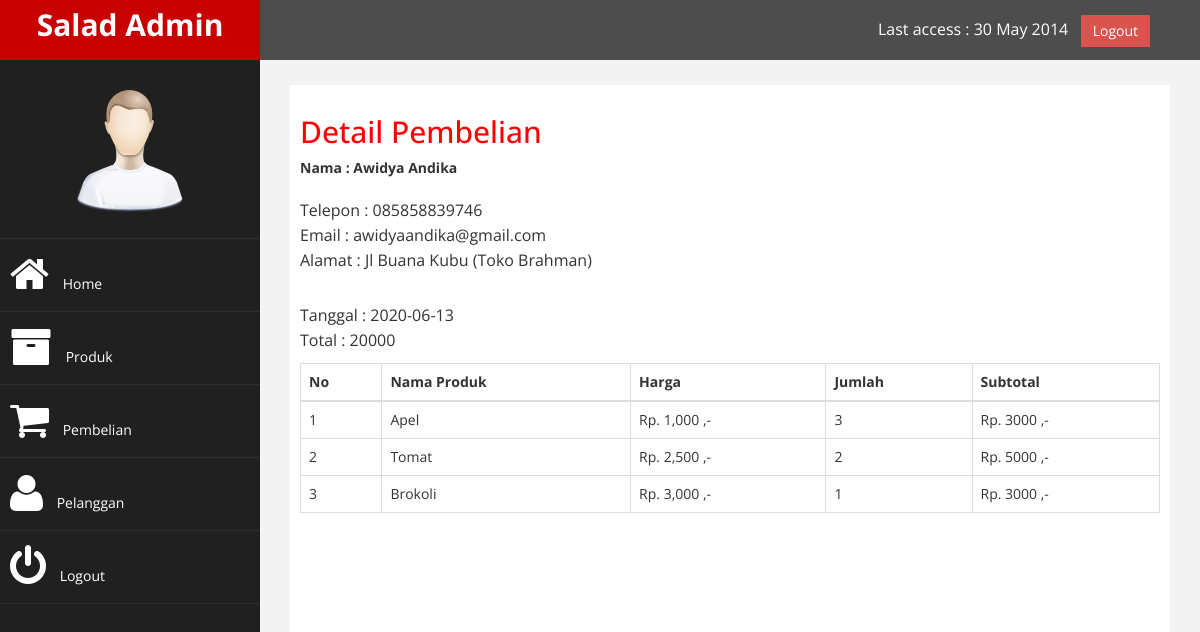
The page /admin/index.php?halaman=detail&id=9 (signed in) on the database its author committed.
### tables this page shows
CREATE TABLE `pembelian` (
  `id_pembelian` int(11) NOT NULL,
  `id_pelanggan` int(11) NOT NULL,
  `id_ongkir` int(11) NOT NULL,
  `tanggal_pembelian` date NOT NULL,
  `total_pembelian` int(11) NOT NULL,
  `nama_kota` varchar(100) NOT NULL,
  `tarif` int(11) NOT NULL,
  `alamat_pengiriman` text NOT NULL,
  `status_pembelian` varchar(100) NOT NULL DEFAULT 'Pending'
);

CREATE TABLE `pelanggan` (
  `id_pelanggan` int(11) NOT NULL,
  `email_pelanggan` varchar(100) NOT NULL,
  `password_pelanggan` varchar(100) NOT NULL,
  `nama_pelanggan` varchar(100) NOT NULL,
  `telepon_pelanggan` varchar(25) NOT NULL,
  `alamat_pelanggan` varchar(200) NOT NULL
);

CREATE TABLE `pembelian_produk` (
  `id_pembelian_produk` int(11) NOT NULL,
  `id_pembelian` int(11) NOT NULL,
  `id_produk` int(11) NOT NULL,
  `jumlah` int(11) NOT NULL,
  `nama` varchar(100) NOT NULL,
  `harga` int(11) NOT NULL,
  `berat` int(11) NOT NULL,
  `subberat` int(11) NOT NULL,
  `subharga` int(11) NOT NULL
);

CREATE TABLE `produk` (
  `id_produk` int(11) NOT NULL,
  `nama_produk` varchar(100) NOT NULL,
  `harga_produk` int(11) NOT NULL,
  `berat_produk` int(11) NOT NULL,
  `foto_produk` varchar(100) NOT NULL,
  `deskripsi_produk` text NOT NULL
);

### admin/detail.php (the view, shortened to what this page needs)
<!DOCTYPE html>
<html>
<head>
</head>
<body>
	<h2>Detail Pembelian</h2>
	<?php
		$query = $koneksi->query("SELECT * FROM pembelian JOIN pelanggan
			                      ON pembelian.id_pelanggan = pelanggan.id_pelanggan
			                      WHERE pembelian.id_pembelian = '$_GET[id]'");
		$detail = $query->fetch_assoc();
	?>
		<?php print_r($detail); ?>
	<strong>
		Nama : <?php echo $detail['nama_pelanggan']; ?>
	</strong><br>
	<p>
		Telepon : <?php echo $detail['telepon_pelanggan']; ?> <br>
		Email : <?php echo $detail['email_pelanggan']; ?> <br>
		Alamat : <?php echo $detail['alamat_pelanggan']; ?>
	</p>
	<p>
		Tanggal : <?php echo $detail['tanggal_pembelian']; ?> <br>
		Total : <?php echo $detail['total_pembelian']; ?>
	</p>
	<table class="table table-bordered">
		<thead>
			<tr>
				<th>No</th>
				<th>Nama Produk</th>
				<th>Harga</th>
				<th>Jumlah</th>
				<th>Subtotal</th>
			</tr>
		</thead>
		<tbody>
			<?php
				$query = $koneksi->query("SELECT * FROM pembelian_produk JOIN produk
					                   ON pembelian_produk.id_produk = produk.id_produk
					                   WHERE pembelian_produk.id_pembelian = '$_GET[id]'");
				$nomor = 1;
				while($data = $query->fetch_assoc()){
		    ?>
			<tr>
				<td><?php echo $nomor; ?></td>
				<td><?php echo $data['nama_produk']; ?></td>
				<td>Rp. <?php echo number_format($data['harga_produk']); ?> ,-</td>
				<td><?php echo $data['jumlah']; ?></td>
				<td>
					Rp. <?php echo $data['harga_produk'] * $data['jumlah']; ?> ,-
				</td>
			</tr>
			<?php
				$nomor++;
				}
			?>
		</tbody>
	</table>
</body>
</html>

### admin/assets/css/custom.css (style rules this page uses)
body { font-family: 'Open Sans', sans-serif; }
h2 { color: #f00; }
p { font-size:16px; line-height:25px; padding-top:20px; }

### rows shown on the page
pembelian: id_pelanggan.nama_pelanggan "Awidya Andika", id_pelanggan.telepon_pelanggan "085858839746", id_pelanggan.email_pelanggan "awidyaandika@gmail.com", id_pelanggan.alamat_pelanggan "Jl Buana Kubu (Toko Brahman)", tanggal_pembelian "2020-06-13", total_pembelian "20000"
pembelian_produk: id_produk.nama_produk "Apel", id_produk.harga_produk "1,000", jumlah "3", $data['harga_produk'] * $data['jumlah'] "3000"
pembelian_produk: id_produk.nama_produk "Tomat", id_produk.harga_produk "2,500", jumlah "2", $data['harga_produk'] * $data['jumlah'] "5000"
pembelian_produk: id_produk.nama_produk "Brokoli", id_produk.harga_produk "3,000", jumlah "1", $data['harga_produk']*$data['jumlah'] "3000"
